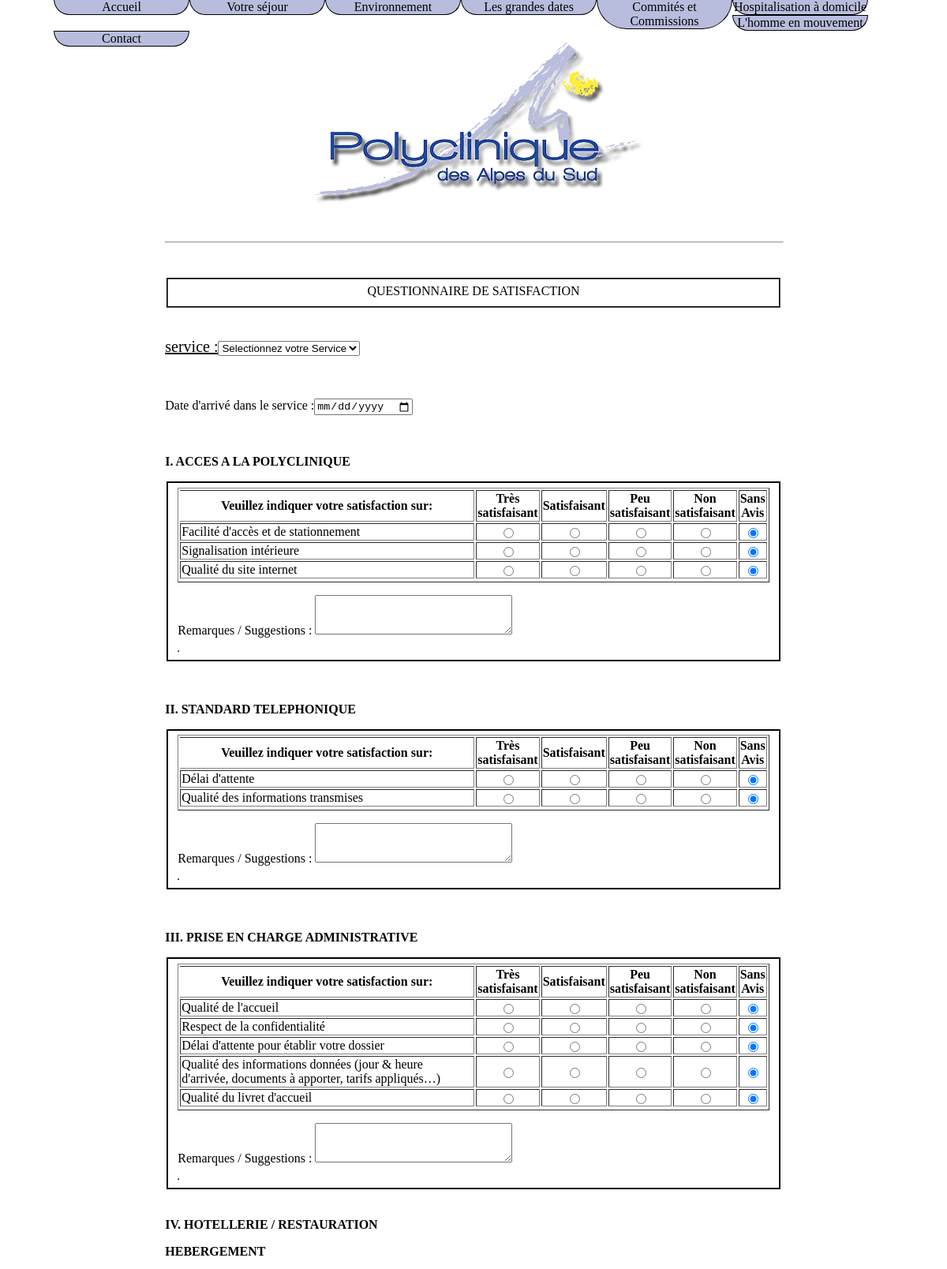
/Formulaires/FormHospi.php (upper part), run on the app's committed database.
### tables this page shows
Create table Partie(
idPartie smallint,
libPartie varchar(100),
idType varchar(6),
CONSTRAINT pk_Partie primary key(idPartie,idType),
Foreign key (idType) References TypeQuestionnaire(idType));

Create table ContenuPartie(
idPartie smallint,
idType varchar(6),
idLigneContenu smallint,
libContenu varchar(150),
CONSTRAINT pk_ContenuPartie Primary key (idPartie,idType,idLigneContenu),
Foreign key (idPartie,idType) References Partie(idPartie,idType));

### Formulaires/FormHospi.php (the view, shortened to what this page needs)
  <html>
  <head>
<?php
  include ("../include/entete.php");
  ?>
  </head>
  <body>
  <br>
  <fieldset align="center" style="border-color:#000">
QUESTIONNAIRE DE SATISFACTION
  </fieldset>
   <form name="FormulaireAuto" method="POST" action="">
  <div id="affService" align="left">
  <br>
  <p style="font-size:20px"><u>service :</u><select name="idService" id="Service" onChange="xajax_AfficherChambre(document.getElementById('Service').value);">
  <option value="00">Selectionnez votre Service </option>
  </select>
  </p>
  </div>
  <br>
  <p align="left">Date d'arrivé dans le service :<input type="date" name="dateArrive"/>
  </p>
  <?php
  $type="hospi";
  ?>
  <?php
  $req1="select * from Partie where idType='$type'";
  $res1=mysql_query($req1);
  while($maLigne1=mysql_fetch_array($res1))
  {
	  echo "<br>";
  $idPartie=$maLigne1["idPartie"];
  $libPartie=$maLigne1["libPartie"];
  $idType=$maLigne1["idType"];
  if ($idPartie ==4 | $idPartie ==7)
  {
  echo "<div align='left'><b>$libPartie</b></span>";
  }
  else
  {
  echo "<p align='left'><b>$libPartie</b></p>";
  ?>
  <fieldset style="border-style:solid;border-color:#000;">
 <table border="1">
  <th style="border-left:hidden">Veuillez indiquer votre satisfaction sur:</th><th>Très satisfaisant</th><th>Satisfaisant</th><th>Peu satisfaisant</th><th>Non satisfaisant</th><th>Sans Avis</th>
  <?php
  $req2="select * from ContenuPartie where idPartie='$idPartie' and idType='$type'";
  $res2=mysql_query($req2);
		while($maLigne2=mysql_fetch_array($res2))
		{
			echo "<tr>";
	    $idLigne=$maLigne2["idLigneContenu"];
		$contenu=$maLigne2["libContenu"];
		if((preg_match("/[$?]/",$contenu)))
		{
			echo("
			<td style='width:500';>$contenu</td>
			<td align='center' style='border-right-style:hidden'>Oui</td><td align='center' style='border-left-style:hidden'><input type='radio' name='$idPartie$idLigne$idType' value='Oui'></td><td align='center' style='border-right-style:hidden'>
			Non </td> <td align='center' style='border-left-style:hidden'><input type='radio' name='$idPartie$idLigne$idType' value='Non'></td>
			</tr>");
     }
	 elseif((preg_match("/[$:]/",$contenu)))
	 {
		 echo "</table> <table border='1'>
		 <p align='left'>$contenu
		 <textarea name='$idPartie$idLigne$idType'  style='width:250; height:50' ></textarea></p>";
	 }
	 else
	 {
	echo "<td style='width:500;'>$contenu</td>
	<td align='center'><input type='radio' name='$idPartie$idLigne$idType' value='Tres satisfaisant'></td>
	<td align='center'><input type='radio' name='$idPartie$idLigne$idType'  value='Satisfaisant'></td>
	<td align='center'><input type='radio' name='$idPartie$idLigne$idType' value='Peu satisfaisant'></td>
	<td align='center'><input type='radio' name='$idPartie$idLigne$idType' value='Non satisfaisant'></td>
	<td align='center'><input type='radio' name='$idPartie$idLigne$idType' checked value='Sans Avis'></td>
	";
	 }
		}
	?>
   </table>
   </fieldset>
   <br>
    <?php
  }
  }
?>
  </form>
  </body>
  </html>

### data on the page
partie: libPartie "I. ACCES A LA POLYCLINIQUE"
contenupartie: libContenu "Facilité d'accès et de stationnement"
contenupartie: libContenu "Signalisation intérieure"
contenupartie: libContenu "Qualité du site internet"
contenupartie: libContenu "Remarques / Suggestions :"
partie: libPartie "II. STANDARD TELEPHONIQUE"
contenupartie: libContenu "Délai d'attente"
contenupartie: libContenu "Qualité des informations transmises"
contenupartie: libContenu "Remarques / Suggestions :"
partie: libPartie "III. PRISE EN CHARGE ADMINISTRATIVE"
contenupartie: libContenu "Qualité de l'accueil"
contenupartie: libContenu "Respect de la confidentialité"
contenupartie: libContenu "Délai d'attente pour établir votre dossier"
contenupartie: libContenu "Qualité des informations données (jour & heure d'arrivée, documents à apporter, tarifs appliqués…)"
contenupartie: libContenu "Qualité du livret d'accueil"
contenupartie: libContenu "Remarques / Suggestions :"
partie: libPartie "IV. HOTELLERIE / RESTAURATION"
partie: libPartie "HEBERGEMENT"
